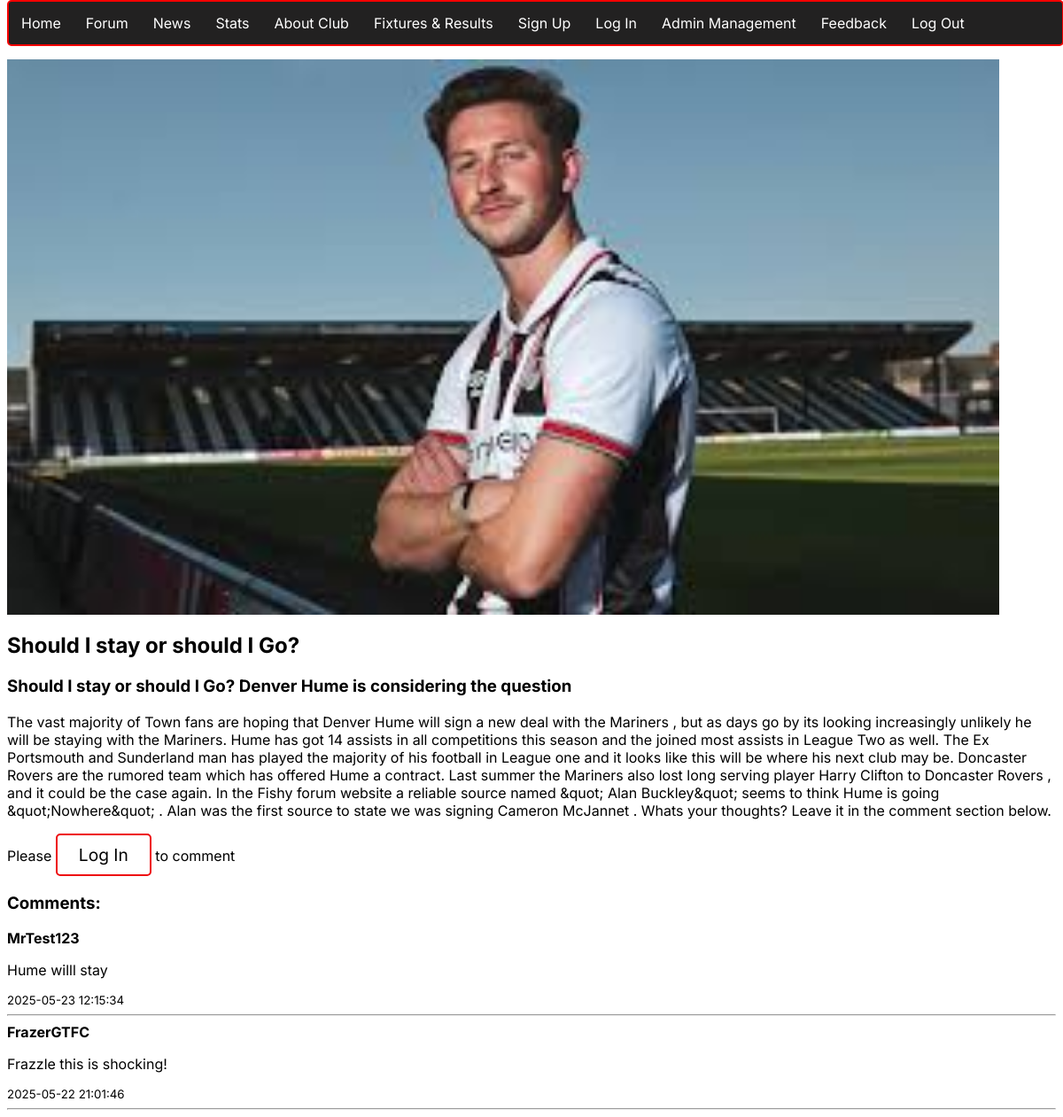
The app's page /retrieve_news.php?id=1 with its own data.
### tables this page shows
CREATE TABLE `news` (
  `id` int(11) NOT NULL,
  `title` text NOT NULL,
  `description` text NOT NULL,
  `picture` blob NOT NULL,
  `content` text NOT NULL,
  `username` text NOT NULL,
  `time_created` timestamp NOT NULL DEFAULT current_timestamp() ON UPDATE current_timestamp(),
  `comments` text NOT NULL
);

CREATE TABLE `comments` (
  `id` int(11) NOT NULL,
  `user_id` int(11) NOT NULL,
  `news_id` int(11) NOT NULL,
  `text` text NOT NULL,
  `date_created` timestamp NOT NULL DEFAULT current_timestamp() ON UPDATE current_timestamp()
);

CREATE TABLE `users` (
  `id` int(11) NOT NULL,
  `username` text NOT NULL,
  `password` text NOT NULL,
  `firstname` text NOT NULL,
  `lastname` text NOT NULL,
  `email` text NOT NULL,
  `bio` text NOT NULL,
  `profile_pic` blob NOT NULL,
  `region` text NOT NULL,
  `status` enum('active','inactive','','') NOT NULL,
  `birthdate` text NOT NULL,
  `role` enum('user','admin','','') NOT NULL
);

### retrieve_news.php (the view, shortened to what this page needs)
<?php
include 'nav.php';
$news_id = $_GET['id'];
$sql = "SELECT title, description, content, picture FROM news WHERE id = ?";
$stmt = $conn->prepare($sql);
$stmt->bind_param("i", $news_id);
$stmt->execute();
$result = $stmt->get_result();
if($result->num_rows > 0) {
    while ($row = $result->fetch_assoc()){
        if (!empty($row['picture'])) {
            if (file_exists($row['picture'])) {
                echo "<img src='" . htmlspecialchars($row['picture']) . "' alt='Post Image'>";
            }
        }
        echo '<section class="postCard2">';
        echo "<h2>" . htmlspecialchars($row['title']) . "</h2>";
        echo "<h3>" . htmlspecialchars($row['description']) . "</h3>";
        echo "<p>" . htmlspecialchars($row['content']) . "</p>";
        echo '</section>';
    }
} else {
    echo "Sorry, 0 Results Returned";
}
?>
<?php
if (isset($_SESSION['user_id'])){
    echo '
    <section class="comment-form">
        <form method="POST" action="post_comment.php">
            <textarea name="text" placeholder="What would you like to comment..." required></textarea><br>
            <input type="hidden" name="news_id" value="'. htmlspecialchars($news_id) . '">
            <button type="submit">Post Comment</button>
        </form>
    </section>';
} else{
    echo '<p>Please <a href="login.php" class="content-creatorbtn">Log In</a> to comment </p>';
}
$commentQuery = "SELECT c.text, c.date_created, u.username
                 FROM comments c
                 JOIN users u ON c.user_id = u.id
                 WHERE c.news_id = ?
                 ORDER BY c.date_created DESC";
$commentStmt = $conn->prepare($commentQuery);
$commentStmt->bind_param("i", $news_id);
$commentStmt->execute();
$commentResult = $commentStmt->get_result();
echo '<section class="comments">';
echo '<h3>Comments:</h3>';
while ($comment = $commentResult->fetch_assoc()) {
    echo "<div class='comment-box'>";
    echo "<strong>" . htmlspecialchars($comment['username']) . "</strong><br>";
    echo "<p>" . nl2br(htmlspecialchars($comment['text'])) . "</p>";
    echo "<small>" . $comment['date_created'] . "</small>";
    echo "</div><hr>";
}
echo '</section>';
?>
<!DOCTYPE html>
<html lang="en">
<head>
    <link rel="stylesheet" href="main.css">
    <link rel="stylesheet" href="retrieve_news.css">
    <link rel="stylesheet" href="feedback.css">
</head>
<body>
</body>
</html>

### main.css (style rules this page uses)
body { font-family: "Inter", sans-serif; font-optical-sizing: auto; font-weight: weight; font-style: normal; color: black; }
.content-creatorbtn { text-align: center; border: 2px solid #EE0A0E; padding: 10px 24px; border-radius: 5px; cursor: pointer; background-color: white; text-decoration: none; color: black; display: inline-block; font-size: 120%; transition-duration: 0.4s; }
a { color: black; }

### retrieve_news.css (style rules this page uses)
section { text-align: left; }
img { margin-top: 5%; width: auto; height: 80%; }

### records on screen
news: picture (picture), title "Should I stay or should I Go?", description "Should I stay or should I Go? Denver Hume is considering the question", content "The vast majority of Town fans are hoping that Denver Hume will sign a new deal with the Mariners , but as days go by its looking increasingly unlikely he will be staying with the Mariners. Hume has got 14 assists in all competitions this season and the joined most assists in League Two as well. The Ex Portsmouth and Sunderland man has played the majority of his football in League one and it looks like this will be where his next club may be. Doncaster Rovers are the rumored team which has offered Hume a contract. Last summer the Mariners also lost long serving player Harry Clifton to Doncaster Rovers , and it could be the case again. In the Fishy forum website a reliable source named…"
comments: user.username "MrTest123", text "Hume willl stay", date_created "2025-05-23 12:15:34"
comments: user.username "FrazerGTFC", text "Frazzle this is shocking!", date_created "2025-05-22 21:01:46"
